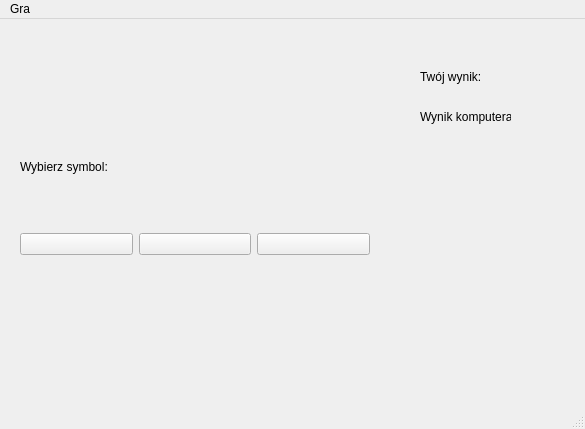
<?xml version="1.0" encoding="UTF-8"?>
<ui version="4.0">
 <class>MainWindow</class>
 <widget class="QMainWindow" name="MainWindow">
  <property name="geometry">
   <rect>
    <x>0</x>
    <y>0</y>
    <width>585</width>
    <height>429</height>
   </rect>
  </property>
  <property name="windowTitle">
   <string>MainWindow</string>
  </property>
  <widget class="QWidget" name="centralwidget">
   <widget class="QWidget" name="horizontalLayoutWidget">
    <property name="geometry">
     <rect>
      <x>20</x>
      <y>170</y>
      <width>350</width>
      <height>110</height>
     </rect>
    </property>
    <layout class="QHBoxLayout" name="horizontalLayout">
     <item>
      <widget class="QPushButton" name="rockButton">
       <property name="minimumSize">
        <size>
         <width>0</width>
         <height>0</height>
        </size>
       </property>
       <property name="font">
        <font>
         <kerning>true</kerning>
        </font>
       </property>
       <property name="text">
        <string/>
       </property>
       <property name="icon">
        <iconset>
         <normaloff>images/rock.png</normaloff>images/rock.png</iconset>
       </property>
       <property name="iconSize">
        <size>
         <width>100</width>
         <height>100</height>
        </size>
       </property>
      </widget>
     </item>
     <item>
      <widget class="QPushButton" name="paperButton">
       <property name="toolTip">
        <string>Papier</string>
       </property>
       <property name="text">
        <string/>
       </property>
       <property name="icon">
        <iconset>
         <normaloff>images/paper.png</normaloff>images/paper.png</iconset>
       </property>
       <property name="iconSize">
        <size>
         <width>100</width>
         <height>100</height>
        </size>
       </property>
      </widget>
     </item>
     <item>
      <widget class="QPushButton" name="scissorsButton">
       <property name="enabled">
        <bool>true</bool>
       </property>
       <property name="sizePolicy">
        <sizepolicy hsizetype="Minimum" vsizetype="Maximum">
         <horstretch>0</horstretch>
         <verstretch>0</verstretch>
        </sizepolicy>
       </property>
       <property name="maximumSize">
        <size>
         <width>16777215</width>
         <height>16777215</height>
        </size>
       </property>
       <property name="toolTip">
        <string>Nożyce</string>
       </property>
       <property name="text">
        <string/>
       </property>
       <property name="icon">
        <iconset>
         <normaloff>images/scissors.png</normaloff>images/scissors.png</iconset>
       </property>
       <property name="iconSize">
        <size>
         <width>100</width>
         <height>100</height>
        </size>
       </property>
       <property name="autoDefault">
        <bool>false</bool>
       </property>
       <property name="default">
        <bool>false</bool>
       </property>
      </widget>
     </item>
    </layout>
   </widget>
   <widget class="QLabel" name="yourScoreLabel">
    <property name="geometry">
     <rect>
      <x>420</x>
      <y>50</y>
      <width>91</width>
      <height>16</height>
     </rect>
    </property>
    <property name="text">
     <string>Twój wynik: </string>
    </property>
   </widget>
   <widget class="QLabel" name="computerScoreLabel">
    <property name="geometry">
     <rect>
      <x>420</x>
      <y>90</y>
      <width>91</width>
      <height>16</height>
     </rect>
    </property>
    <property name="text">
     <string>Wynik komputera:</string>
    </property>
   </widget>
   <widget class="QLabel" name="label">
    <property name="geometry">
     <rect>
      <x>20</x>
      <y>140</y>
      <width>101</width>
      <height>16</height>
     </rect>
    </property>
    <property name="text">
     <string>Wybierz symbol:</string>
    </property>
   </widget>
   <widget class="QWidget" name="horizontalLayoutWidget_2">
    <property name="geometry">
     <rect>
      <x>30</x>
      <y>20</y>
      <width>332</width>
      <height>111</height>
     </rect>
    </property>
    <layout class="QHBoxLayout" name="computerChoiceLayout">
     <item>
      <widget class="QLabel" name="rockImage">
       <property name="enabled">
        <bool>true</bool>
       </property>
       <property name="maximumSize">
        <size>
         <width>100</width>
         <height>100</height>
        </size>
       </property>
       <property name="inputMethodHints">
        <set>Qt::ImhNone</set>
       </property>
       <property name="text">
        <string/>
       </property>
       <property name="pixmap">
        <pixmap>images/rock.png</pixmap>
       </property>
       <property name="scaledContents">
        <bool>true</bool>
       </property>
      </widget>
     </item>
     <item>
      <widget class="QLabel" name="paperImage">
       <property name="maximumSize">
        <size>
         <width>100</width>
         <height>100</height>
        </size>
       </property>
       <property name="text">
        <string/>
       </property>
       <property name="pixmap">
        <pixmap>images/paper.png</pixmap>
       </property>
       <property name="scaledContents">
        <bool>true</bool>
       </property>
      </widget>
     </item>
     <item>
      <widget class="QLabel" name="scissorsImage">
       <property name="maximumSize">
        <size>
         <width>100</width>
         <height>100</height>
        </size>
       </property>
       <property name="text">
        <string/>
       </property>
       <property name="pixmap">
        <pixmap>images/scissors.png</pixmap>
       </property>
       <property name="scaledContents">
        <bool>true</bool>
       </property>
      </widget>
     </item>
    </layout>
   </widget>
  </widget>
  <widget class="QMenuBar" name="menubar">
   <property name="geometry">
    <rect>
     <x>0</x>
     <y>0</y>
     <width>585</width>
     <height>21</height>
    </rect>
   </property>
   <widget class="QMenu" name="menuGra">
    <property name="title">
     <string>Gra</string>
    </property>
    <addaction name="actionNowa_gra"/>
   </widget>
   <addaction name="menuGra"/>
  </widget>
  <widget class="QStatusBar" name="statusbar"/>
  <action name="actionNowa_gra">
   <property name="text">
    <string>Nowa gra</string>
   </property>
  </action>
 </widget>
 <resources/>
 <connections/>
</ui>
